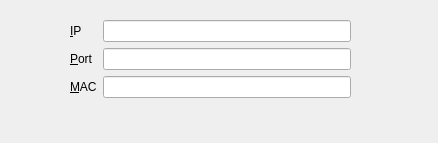
<?xml version="1.0" encoding="UTF-8"?>
<ui version="4.0">
 <class>Widget</class>
 <widget class="QWidget" name="Widget">
  <property name="geometry">
   <rect>
    <x>0</x>
    <y>0</y>
    <width>438</width>
    <height>143</height>
   </rect>
  </property>
  <property name="windowTitle">
   <string>Widget</string>
  </property>
  <widget class="QWidget" name="formLayoutWidget">
   <property name="geometry">
    <rect>
     <x>70</x>
     <y>20</y>
     <width>281</width>
     <height>81</height>
    </rect>
   </property>
   <layout class="QFormLayout" name="formLayout">
    <item row="0" column="0">
     <widget class="QLabel" name="ipLabel">
      <property name="text">
       <string>&amp;IP</string>
      </property>
      <property name="buddy">
       <cstring>ipEdt</cstring>
      </property>
     </widget>
    </item>
    <item row="0" column="1">
     <widget class="QLineEdit" name="ipEdt"/>
    </item>
    <item row="1" column="0">
     <widget class="QLabel" name="portLabel">
      <property name="text">
       <string>&amp;Port</string>
      </property>
      <property name="buddy">
       <cstring>portEdt</cstring>
      </property>
     </widget>
    </item>
    <item row="1" column="1">
     <widget class="QLineEdit" name="portEdt"/>
    </item>
    <item row="2" column="0">
     <widget class="QLabel" name="macLabel">
      <property name="text">
       <string>&amp;MAC</string>
      </property>
      <property name="buddy">
       <cstring>macEdt</cstring>
      </property>
     </widget>
    </item>
    <item row="2" column="1">
     <widget class="QLineEdit" name="macEdt"/>
    </item>
   </layout>
  </widget>
 </widget>
 <resources/>
 <connections/>
</ui>
